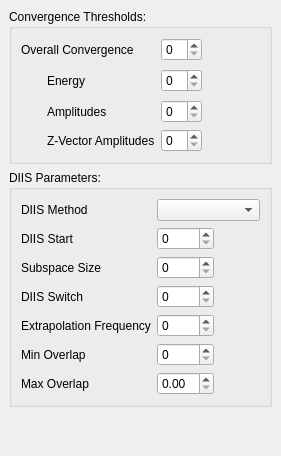
       <widget class="QWidget" name="AdvancedConvergence" >
        <layout class="QVBoxLayout" >
         <property name="margin" >
          <number>9</number>
         </property>
         <property name="spacing" >
          <number>6</number>
         </property>
         <item>
          <widget class="QGroupBox" name="groupBox_5" >
           <property name="title" >
            <string>Convergence Thresholds:</string>
           </property>
           <layout class="QVBoxLayout" >
            <property name="margin" >
             <number>9</number>
            </property>
            <property name="spacing" >
             <number>6</number>
            </property>
            <item>
             <layout class="QGridLayout" >
              <property name="margin" >
               <number>0</number>
              </property>
              <property name="spacing" >
               <number>6</number>
              </property>
              <item row="1" column="1" >
               <widget class="QLabel" name="label_122" >
                <property name="text" >
                 <string>Energy</string>
                </property>
               </widget>
              </item>
              <item row="1" column="3" >
               <spacer>
                <property name="orientation" >
                 <enum>Qt::Horizontal</enum>
                </property>
                <property name="sizeHint" >
                 <size>
                  <width>40</width>
                  <height>20</height>
                 </size>
                </property>
               </spacer>
              </item>
              <item row="2" column="2" >
               <widget class="QSpinBox" name="cc_convergence_amplitudes" />
              </item>
              <item row="3" column="1" >
               <widget class="QLabel" name="label_127" >
                <property name="text" >
                 <string>Z-Vector Amplitudes</string>
                </property>
               </widget>
              </item>
              <item row="2" column="1" >
               <widget class="QLabel" name="label_124" >
                <property name="text" >
                 <string>Amplitudes</string>
                </property>
               </widget>
              </item>
              <item row="1" column="0" >
               <spacer>
                <property name="orientation" >
                 <enum>Qt::Horizontal</enum>
                </property>
                <property name="sizeType" >
                 <enum>QSizePolicy::Fixed</enum>
                </property>
                <property name="sizeHint" >
                 <size>
                  <width>20</width>
                  <height>27</height>
                 </size>
                </property>
               </spacer>
              </item>
              <item row="3" column="2" >
               <widget class="QSpinBox" name="cc_convergence_zvector" />
              </item>
              <item row="1" column="2" >
               <widget class="QSpinBox" name="cc_convergence_energy" />
              </item>
              <item row="0" column="0" colspan="2" >
               <widget class="QLabel" name="label_5" >
                <property name="text" >
                 <string>Overall Convergence</string>
                </property>
               </widget>
              </item>
              <item row="0" column="2" >
               <widget class="QSpinBox" name="cc_convergence" />
              </item>
             </layout>
            </item>
           </layout>
          </widget>
         </item>
         <item>
          <widget class="QGroupBox" name="groupBox_18" >
           <property name="title" >
            <string>DIIS Parameters:</string>
           </property>
           <layout class="QVBoxLayout" >
            <property name="margin" >
             <number>9</number>
            </property>
            <property name="spacing" >
             <number>6</number>
            </property>
            <item>
             <layout class="QGridLayout" >
              <property name="margin" >
               <number>0</number>
              </property>
              <property name="spacing" >
               <number>6</number>
              </property>
              <item row="3" column="1" >
               <widget class="QSpinBox" name="cc_diis12_switch" />
              </item>
              <item row="5" column="0" >
               <widget class="QLabel" name="label_186" >
                <property name="text" >
                 <string>Min Overlap</string>
                </property>
               </widget>
              </item>
              <item row="0" column="0" >
               <widget class="QLabel" name="label_154" >
                <property name="text" >
                 <string>DIIS Method</string>
                </property>
               </widget>
              </item>
              <item row="1" column="2" >
               <spacer>
                <property name="orientation" >
                 <enum>Qt::Horizontal</enum>
                </property>
                <property name="sizeHint" >
                 <size>
                  <width>40</width>
                  <height>20</height>
                 </size>
                </property>
               </spacer>
              </item>
              <item row="3" column="0" >
               <widget class="QLabel" name="label_185" >
                <property name="text" >
                 <string>DIIS Switch</string>
                </property>
               </widget>
              </item>
              <item row="2" column="1" >
               <widget class="QSpinBox" name="cc_diis_size" />
              </item>
              <item row="0" column="1" colspan="2" >
               <widget class="QComboBox" name="cc_diis" />
              </item>
              <item row="4" column="0" >
               <widget class="QLabel" name="label_184" >
                <property name="text" >
                 <string>Extrapolation Frequency</string>
                </property>
               </widget>
              </item>
              <item row="1" column="1" >
               <widget class="QSpinBox" name="cc_diis_start" />
              </item>
              <item row="2" column="0" >
               <widget class="QLabel" name="label_183" >
                <property name="text" >
                 <string>Subspace Size</string>
                </property>
               </widget>
              </item>
              <item row="4" column="1" >
               <widget class="QSpinBox" name="cc_diis_extrapolation_frequency" />
              </item>
              <item row="5" column="1" >
               <widget class="QSpinBox" name="cc_diis_minimum_overlap" />
              </item>
              <item row="1" column="0" >
               <widget class="QLabel" name="label_155" >
                <property name="text" >
                 <string>DIIS Start</string>
                </property>
               </widget>
              </item>
              <item row="6" column="0" >
               <widget class="QLabel" name="label_187" >
                <property name="text" >
                 <string>Max Overlap</string>
                </property>
               </widget>
              </item>
              <item row="6" column="1" >
               <widget class="QDoubleSpinBox" name="cc_diis_maximum_overlap" />
              </item>
             </layout>
            </item>
           </layout>
          </widget>
         </item>
         <item>
          <spacer>
           <property name="orientation" >
            <enum>Qt::Vertical</enum>
           </property>
           <property name="sizeHint" >
            <size>
             <width>20</width>
             <height>40</height>
            </size>
           </property>
          </spacer>
         </item>
        </layout>
       </widget>
